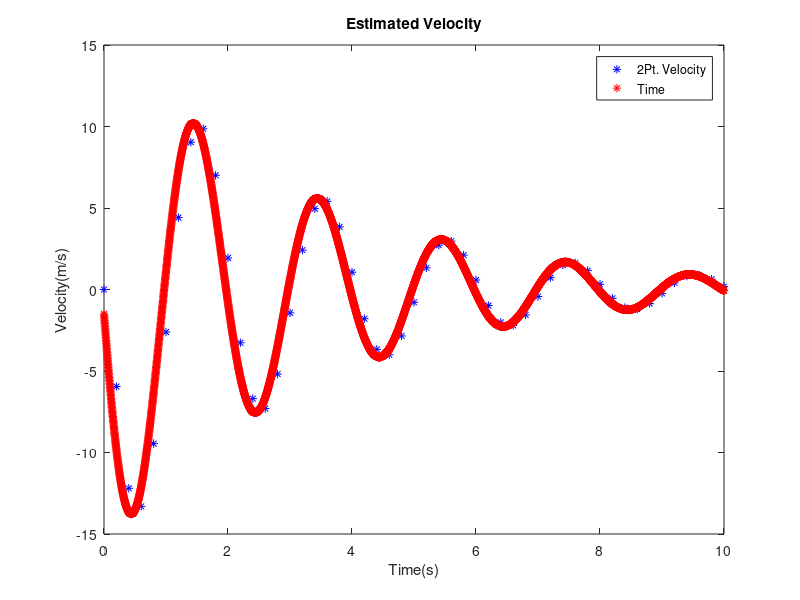

The MATLAB source for this figure:
%%%%%%%%%%%%%%%%%%%%%%%%%%%%%%%%%%%%%%%%%%%%%%%%%%%%%%%%%%%
%Jared Ross
%6/07/2017
%Models II
%%%%%%%%%%%%%%%%%%%%%%%%%%%%%%%%%%%%%%%%%%%%%%%%%%%%%%%%%%%
%Homework 3
%Problem 3
%%%%%%%%%%%%%%%%%%%%%%%%%%%%%%%%%%%%%%%%%%%%%%%%%%%%%%%%%%%
clear all;
close all;
clc; 
commandwindow; 
%loading HW2P2
load HW2P2.mat
%plot
plot(t,pos,'*'); 
xlabel('Time(s)');
ylabel('Position(m)');
title('Position vs Time');
%velocity2pt
for k = 2:(length(t)-1)
    vel2p(k) = (pos(k) - pos(k-1)) / (t(k) - t(k-1));
end 
%velocity3pt
for k = 2:(length(t))
    vel3p(k) = (pos(k) - pos(k-1))/(t(k)-t(k-1));
end
%plot2
for k = 2:length(t)
    Dvel2p(k) = (pos(k) - pos(k-1)) / (t(k) - t(k-1));
end 
plot(t,Dvel2p,'b*',t_act,v_act,'r*');
xlabel('Time(s)');
ylabel('Velocity(m/s)');
title ('Estimated Velocity');
legend('2Pt. Velocity','Time');